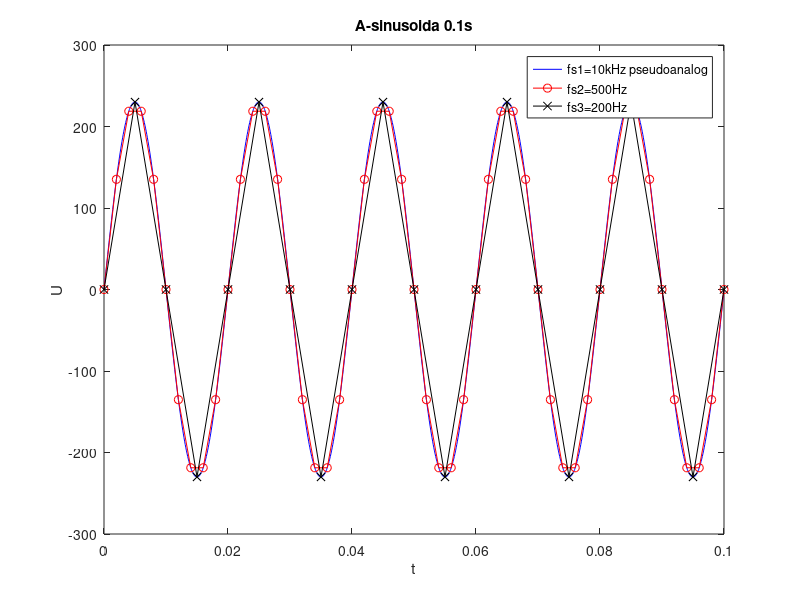
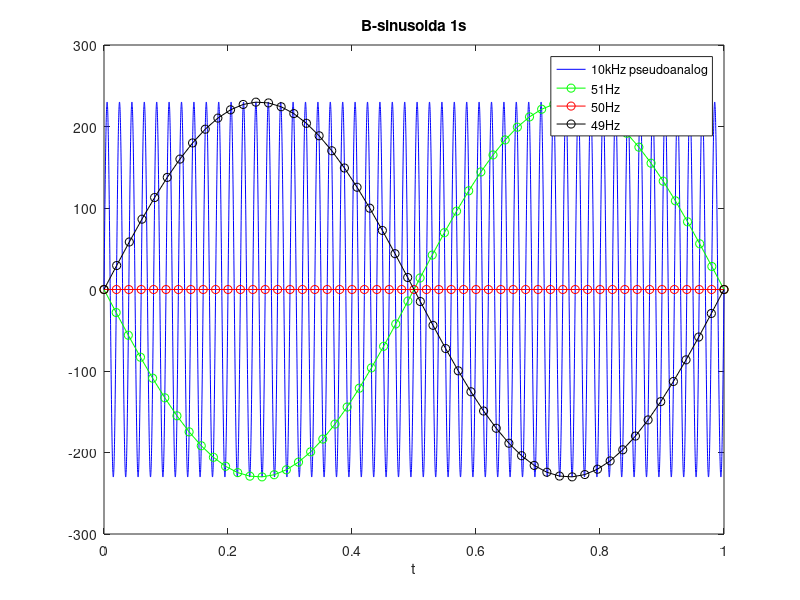
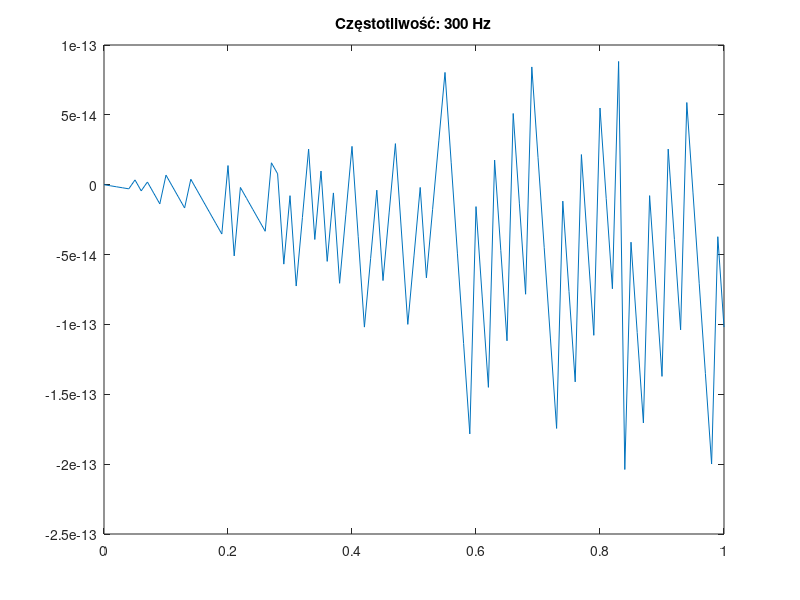
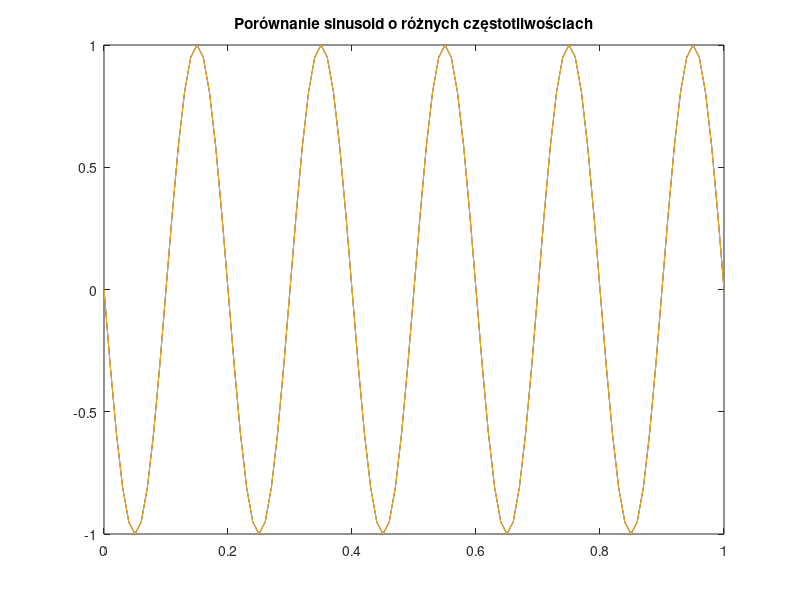

Source code (MATLAB) for these figures, in order: (Note: this script raises an error after producing the figures.)
clear all; close all;
%zad z lab 01, zad 1- próbkowanie sygnałów analogowych
A = 230;               % amplituda sinusoidy w Voltach
f = 50;                % częstotliwość sinusoidy
fs1 = 10000;           % częstotliwość próbkowania PSEUDOANALOG
t1 = 0:1/fs1:0.1;       % wektor czasu od 0 do 0.1 s z krokiem próbkowania 1/fs1
x1 = A*sin(2*pi*f*t1);   % generowanie sinusoidy
figure(1);
plot(t1,x1,'b-'); hold on;
fs2=500;
t2=0:1/fs2:0.1;
x2 = A*sin(2*pi*f*t2);
plot(t2,x2,'r-o'); hold on;
fs3=200;
t3=0:1/fs3:0.3;
x3 = A*sin(2*pi*f*t3); 
plot(t3,x3,'k-x'); hold on;
xlim([0 0.1]);  % ustalenie zakresu osi x od 0 do 0.1
xlabel('t'); ylabel('U');
title("A-sinusoida 0.1s")
legend('fs1=10kHz pseudoanalog', 'fs2=500Hz', 'fs3=200Hz');
%B-generowanie jednej sekundy
figure(2); %stworzenie wykresow w nowym oknie
bt1=0:1/fs1:1;
bx1=A*sin(2*pi*f*bt1);
plot(bt1,bx1,'b-'); hold on;
bfs2=51; %Hz probkowania
%bfs2=26;
bt2=0:1/bfs2:1;
bx2=A*sin(2*pi*f*bt2);
plot(bt2,bx2,'g-o'); hold on;
bfs3=50; %Hz
%bfs3=25;
bt3=0:1/bfs3:1;
bx3=A*sin(2*pi*f*bt3);
plot(bt3,bx3,'r-o'); hold on;
bfs4=49; %Hz
%bfs4=24;
bt4=0:1/bfs4:1;
bx4=A*sin(2*pi*f*bt4);
plot(bt4,bx4,'k-o'); hold on;
xlim([0 1]);  % ustalenie zakresu osi x
xlabel('t');
title("B-sinusoida 1s")
legend('10kHz pseudoanalog', '51Hz', '50Hz','49Hz');
%%%%C
fs=100;
figure(3);
t = 0:1/fs:1; 
for i = 1:61   % 61 obiegów pętli
    f = (i-1)*5;   % wartość częstotliwości
    x = sin(2*pi*f*t);   % sinusoida o zadanej częstotliwoś %%%%SINUSOIDA->KOSINUSOIDA
   % figure(i);
    plot(t,x);   % wyświetlenie sinusoidy
    title(['Częstotliwość: ' num2str(f) ' Hz']);
end
figure(4);
% wyświetlenie sinusoid o wybranych częstotliwościach na jednym wykresie
f_values = [95;195;295]; %imo to te wartosci 5,105,205 hz i 95,195,295 sie nakladaja na siebie dlatego widac tylko jeden wykres dlaczego tak jestjeszcze nie wiem ale sie dowiem
%dla 95 i 105hz już są przeciwne fazy więc essa musze zobaczyc na czym ta zaleznosc polega
for i = 1:size(f_values,1)
    f = f_values(i,:); 
    x = sin(2*pi*f*t); %%%%%SINUSOIDA->KOSINOSUIDA (cos sie zepsulo albo te wyresy sie wygaszaja nawzajem idk jeszcze)
    plot(t, x); hold on;
end

title('Porównanie sinusoid o różnych częstotliwościach')
axis([0 1 -1 1]) % ustalenie zakresów osi
%%%%D- SFM- sinusoidalna modulacja częstotliwosci
td=0:1/fs1:1; %1 sek
fn=50; %czestotliwosc nosna
fm=1; %czestotlisco moudlujaca 
df=5; %glebokosc modulacji 
%% pdpk 1- wyswietl sygnal zmodulowany i modulujacy na jednym wykresie
figure (5);
carrier = sin(2*pi*fn*t);% sygnał nośny
modulator = sin(2*pi*fm*t);% sygnał modulujący
modulated = sin(2*pi*(fn+df*modulator).*t);% sygnał zmodulowany
plot(t, modulated, 'b');hold on;
plot(t, modulator, 'r-');
title('pdpk D podpunkt 1)');
legend('Sygnał zmodulowany', 'Sygnał modulujący');
xlim([0 1]);
%%pdpkt 2-sprobkuj sygnal zmodulowany i porownaj z sygnalem analogowym na
%%jdedynym wykresie
% parametry sygnału
fs = 10e3;
fn = 50;
fm = 1;
df = 5;
% osie czasu
t = linspace(0, 1, 1*fs);

% sygnał nośny
noisy_signal = sin(2*pi*fn*t);

% sygnał modulujący
modulating_signal = sin(2*pi*fm*t);

% sygnał zmodulowany
modulated_signal = sin(2*pi*(fn + df*modulating_signal).*t);

% próbkowanie sygnału zmodulowanego
fs_sampled = 25;
t_sampled = linspace(0, 1, 1*fs_sampled);
modulated_signal_sampled = sin(2*pi*(fn + df*sin(2*pi*fm*t_sampled)).*t_sampled);

% wykres sygnałów
figure;
subplot(2,1,1);
plot(t, modulated_signal, 'b');
hold on;
plot(t, modulating_signal, 'r');
title('Sygnał zmodulowany i sygnał modulujący');
legend('Sygnał zmodulowany', 'Sygnał modulujący');
subplot(2,1,2);
plot(t, modulated_signal, 'b');
hold on;
stem(t_sampled, modulated_signal_sampled, 'r');
title('Sygnał zmodulowany i próbkowany sygnał zmodulowany');
legend('Sygnał zmodulowany', 'Próbkowany sygnał zmodulowany');

% błędy próbkowania
figure;
plot(t, modulated_signal, 'b');
hold on;
stem(t_sampled, modulated_signal_sampled, 'r');
title('Błędy próbkowania sygnału zmodulowanego');
legend('Sygnał zmodulowany', 'Próbkowany sygnał zmodulowany');
xlim([0 1]); % musze ogadnac o co tu biega bo to skopiowane z chatgpt ale wyglada mądrze zrobie notatki i oganre
% Wygenerowanie próbkowanego sygnału zmodulowanego
y_modulated = sin(2*pi*fn*t + df*sin(2*pi*fm*t)); % sygnał zmodulowany
y_modulated_sampled = resample(y_modulated, fs_sampled, fs);
t_sampled = 0:1/fs_sampled:(length(y_modulated_sampled)-1)/fs_sampled;

% Widmo gęstości mocy sygnału przed próbkowaniem
[P, f] = pspectrum(y_modulated, fs, 'power');
figure;
plot(f, P);
title('Widmo gęstości mocy sygnału przed próbkowaniem');
xlabel('Częstotliwość [Hz]');
ylabel('Moc [dB]');
xlim([0 12.5]);

% Widmo gęstości mocy sygnału po próbkowaniu
[P_sampled, f_sampled] = pspectrum(y_modulated_sampled, fs_sampled, 'power');
figure;
plot(f_sampled, P_sampled);
xlim([0 12.5]);
title('Widmo gęstości mocy sygnału po próbkowaniu');
